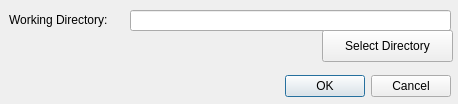
<?xml version="1.0" encoding="UTF-8"?>
<ui version="4.0">
 <class>ConfigDialogBase</class>
 <widget class="QDialog" name="ConfigDialogBase">
  <property name="geometry">
   <rect>
    <x>0</x>
    <y>0</y>
    <width>458</width>
    <height>104</height>
   </rect>
  </property>
  <property name="windowTitle">
   <string>Raster Vision</string>
  </property>
  <widget class="QDialogButtonBox" name="button_box">
   <property name="geometry">
    <rect>
     <x>280</x>
     <y>70</y>
     <width>171</width>
     <height>32</height>
    </rect>
   </property>
   <property name="orientation">
    <enum>Qt::Horizontal</enum>
   </property>
   <property name="standardButtons">
    <set>QDialogButtonBox::Cancel|QDialogButtonBox::Ok</set>
   </property>
  </widget>
  <widget class="QLabel" name="label">
   <property name="geometry">
    <rect>
     <x>9</x>
     <y>10</y>
     <width>121</width>
     <height>20</height>
    </rect>
   </property>
   <property name="text">
    <string>Working Directory:</string>
   </property>
  </widget>
  <widget class="QLineEdit" name="working_dir_edit">
   <property name="geometry">
    <rect>
     <x>130</x>
     <y>10</y>
     <width>321</width>
     <height>21</height>
    </rect>
   </property>
  </widget>
  <widget class="QPushButton" name="working_dir_file_select_button">
   <property name="geometry">
    <rect>
     <x>322</x>
     <y>30</y>
     <width>131</width>
     <height>32</height>
    </rect>
   </property>
   <property name="text">
    <string>Select Directory</string>
   </property>
  </widget>
 </widget>
 <resources/>
 <connections>
  <connection>
   <sender>button_box</sender>
   <signal>accepted()</signal>
   <receiver>ConfigDialogBase</receiver>
   <slot>accept()</slot>
   <hints>
    <hint type="sourcelabel">
     <x>20</x>
     <y>20</y>
    </hint>
    <hint type="destinationlabel">
     <x>20</x>
     <y>20</y>
    </hint>
   </hints>
  </connection>
  <connection>
   <sender>button_box</sender>
   <signal>rejected()</signal>
   <receiver>ConfigDialogBase</receiver>
   <slot>reject()</slot>
   <hints>
    <hint type="sourcelabel">
     <x>20</x>
     <y>20</y>
    </hint>
    <hint type="destinationlabel">
     <x>20</x>
     <y>20</y>
    </hint>
   </hints>
  </connection>
 </connections>
</ui>
